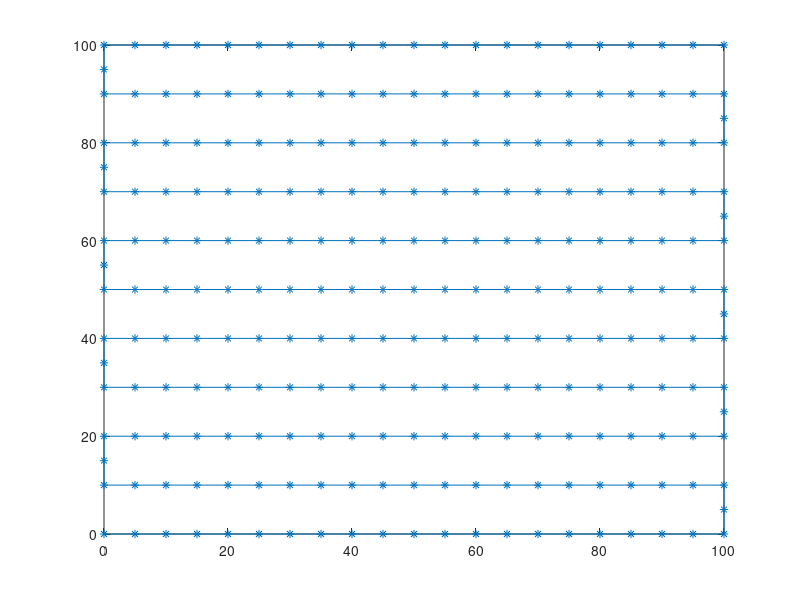

MATLAB code to generate this figure: (Note: this script raises an error after producing the figure.)
%% create path planning
clear all
first_way=[0:5:100;zeros(1,21)];
second_way=[100:-5:0; 10*ones(1,21)];
block_way=[first_way,[100;5],second_way,[0;15]];
full_way=block_way;
for i=1:4
    full_way=[full_way,[block_way(1,:);block_way(2,:)+i*20]];
end
full_way=[full_way,[first_way(1,:);first_way(2,:)+100]];
plot(full_way(1,:),full_way(2,:),'-*')
hold on
count=1;
next_point=[full_way(1,count),full_way(2,count)];
twistpub = rospublisher('/vehicle/cmd_pos', 'geometry_msgs/PoseStamped');
twistmsg = rosmessage('geometry_msgs/PoseStamped');
twistmsg.Pose.Position.X = full_way(1,count);
twistmsg.Pose.Position.Y = full_way(2,count);
twistmsg.Pose.Position.Z = 0;
send(twistpub, twistmsg);
real_way=[0;0];
 while count<=100
     pose = rostopic("echo", '/mavros/local_position/pose'); 
     mappos = [pose.Pose.Position.X, pose.Pose.Position.Y];
     dif=norm(next_point-mappos);
     real_way=[real_way,mappos'];
     if dif<=2.5
         count=count+1;
         next_point=[full_way(1,count),full_way(2,count)]
         twistmsg.Pose.Position.X = full_way(1,count);
         twistmsg.Pose.Position.Y = full_way(2,count);
         send(twistpub, twistmsg);
     end
 end
 plot(real_way(1,:),real_way(2,:),'red')